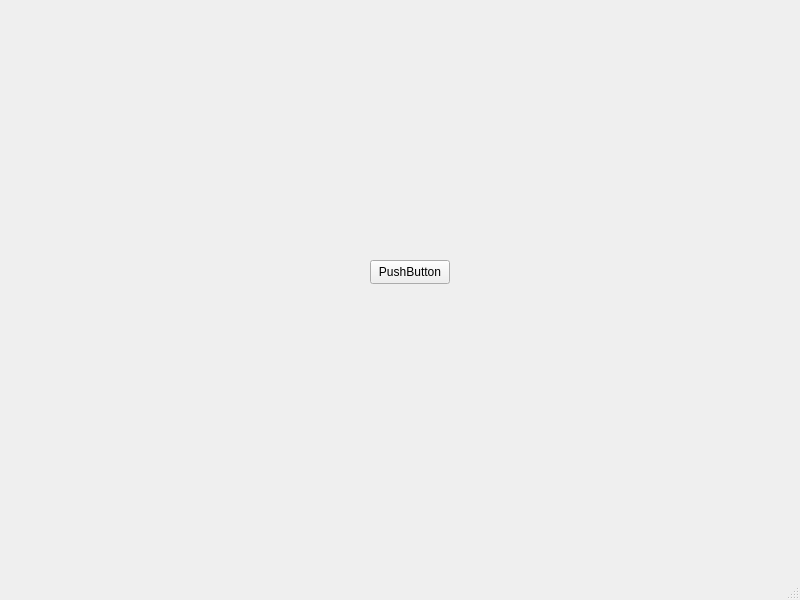
<?xml version="1.0" encoding="UTF-8"?>
<ui version="4.0">
 <class>MainWindow</class>
 <widget class="QMainWindow" name="MainWindow">
  <property name="geometry">
   <rect>
    <x>0</x>
    <y>0</y>
    <width>800</width>
    <height>600</height>
   </rect>
  </property>
  <property name="windowTitle">
   <string>MainWindow</string>
  </property>
  <widget class="QWidget" name="centralwidget">
   <widget class="QStackedWidget" name="stackedWidget">
    <property name="geometry">
     <rect>
      <x>210</x>
      <y>110</y>
      <width>391</width>
      <height>331</height>
     </rect>
    </property>
    <property name="currentIndex">
     <number>0</number>
    </property>
    <widget class="QWidget" name="page">
     <widget class="QPushButton" name="pushButton">
      <property name="geometry">
       <rect>
        <x>160</x>
        <y>150</y>
        <width>80</width>
        <height>24</height>
       </rect>
      </property>
      <property name="text">
       <string>PushButton</string>
      </property>
     </widget>
    </widget>
    <widget class="QWidget" name="page_2"/>
   </widget>
  </widget>
  <widget class="QMenuBar" name="menubar">
   <property name="geometry">
    <rect>
     <x>0</x>
     <y>0</y>
     <width>800</width>
     <height>21</height>
    </rect>
   </property>
  </widget>
  <widget class="QStatusBar" name="statusbar"/>
 </widget>
 <resources/>
 <connections/>
</ui>
